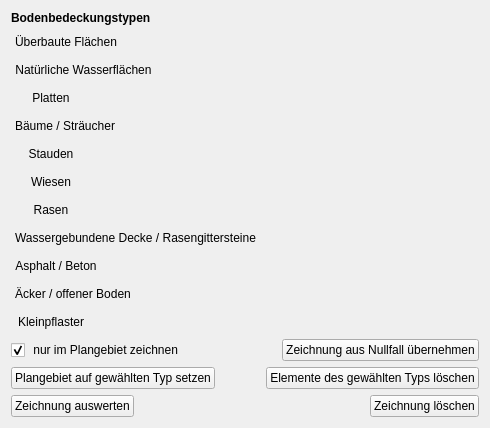
             <widget class="QWidget" name="tab_2">
              <attribute name="title">
               <string>Planfall</string>
              </attribute>
              <layout class="QVBoxLayout" name="verticalLayout_10">
               <item>
                <widget class="QLabel" name="label_5">
                 <property name="font">
                  <font>
                   <weight>75</weight>
                   <bold>true</bold>
                  </font>
                 </property>
                 <property name="text">
                  <string>Bodenbedeckungstypen</string>
                 </property>
                </widget>
               </item>
               <item>
                <widget class="QPushButton" name="planfall_draw_builtup_button">
                 <property name="sizePolicy">
                  <sizepolicy hsizetype="Fixed" vsizetype="Fixed">
                   <horstretch>0</horstretch>
                   <verstretch>0</verstretch>
                  </sizepolicy>
                 </property>
                 <property name="cursor">
                  <cursorShape>PointingHandCursor</cursorShape>
                 </property>
                 <property name="toolTip">
                  <string>&lt;html&gt;&lt;head/&gt;&lt;body&gt;&lt;p&gt;&lt;span style=&quot; font-weight:600;&quot;&gt;Überbaute Flächen&lt;/span&gt;&lt;/p&gt;&lt;p&gt;Startet das Zeichenwerkzeug zum Einzeichnen überbauter Flächen im &lt;span style=&quot; font-style:italic;&quot;&gt;Planfall&lt;/span&gt;. Umriss abschließen mit Doppel- oder Rechtsklick.&lt;/p&gt;&lt;/body&gt;&lt;/html&gt;</string>
                 </property>
                 <property name="text">
                  <string>Überbaute Flächen</string>
                 </property>
                 <property name="icon">
                  <iconset>
                   <normaloff>../images/iconset_mob/20190619_iconset_mob_sealed_surface_1.png</normaloff>
                   <normalon>../images/iconset_mob/20190619_iconset_mob_sealed_surface_2.png</normalon>../images/iconset_mob/20190619_iconset_mob_sealed_surface_1.png</iconset>
                 </property>
                 <property name="iconSize">
                  <size>
                   <width>24</width>
                   <height>24</height>
                  </size>
                 </property>
                 <property name="checkable">
                  <bool>true</bool>
                 </property>
                 <property name="autoExclusive">
                  <bool>false</bool>
                 </property>
                 <property name="flat">
                  <bool>true</bool>
                 </property>
                </widget>
               </item>
               <item>
                <widget class="QPushButton" name="planfall_draw_water_button">
                 <property name="sizePolicy">
                  <sizepolicy hsizetype="Maximum" vsizetype="Fixed">
                   <horstretch>0</horstretch>
                   <verstretch>0</verstretch>
                  </sizepolicy>
                 </property>
                 <property name="cursor">
                  <cursorShape>PointingHandCursor</cursorShape>
                 </property>
                 <property name="toolTip">
                  <string>&lt;html&gt;&lt;head/&gt;&lt;body&gt;&lt;p&gt;&lt;span style=&quot; font-weight:600;&quot;&gt;Natürliche Wasserfläche&lt;/span&gt;&lt;/p&gt;&lt;p&gt;Startet das Zeichenwerkzeug zum Einzeichnen natürlicher Wasserflächen im &lt;span style=&quot; font-style:italic;&quot;&gt;Planfall&lt;/span&gt;. Umriss abschließen mit Doppel- oder Rechtsklick.&lt;/p&gt;&lt;/body&gt;&lt;/html&gt;</string>
                 </property>
                 <property name="text">
                  <string>Natürliche Wasserflächen</string>
                 </property>
                 <property name="icon">
                  <iconset>
                   <normaloff>../images/iconset_mob/20190619_iconset_mob_water_1.png</normaloff>
                   <normalon>../images/iconset_mob/20190619_iconset_mob_water_2.png</normalon>../images/iconset_mob/20190619_iconset_mob_water_1.png</iconset>
                 </property>
                 <property name="iconSize">
                  <size>
                   <width>24</width>
                   <height>24</height>
                  </size>
                 </property>
                 <property name="checkable">
                  <bool>true</bool>
                 </property>
                 <property name="autoExclusive">
                  <bool>false</bool>
                 </property>
                 <property name="flat">
                  <bool>true</bool>
                 </property>
                </widget>
               </item>
               <item>
                <widget class="QPushButton" name="planfall_draw_plates_button">
                 <property name="sizePolicy">
                  <sizepolicy hsizetype="Fixed" vsizetype="Fixed">
                   <horstretch>0</horstretch>
                   <verstretch>0</verstretch>
                  </sizepolicy>
                 </property>
                 <property name="cursor">
                  <cursorShape>PointingHandCursor</cursorShape>
                 </property>
                 <property name="toolTip">
                  <string>&lt;html&gt;&lt;head/&gt;&lt;body&gt;&lt;p&gt;&lt;span style=&quot; font-weight:600;&quot;&gt;Platten&lt;/span&gt;&lt;/p&gt;&lt;p&gt;Startet das Zeichenwerkzeug zum Einzeichnen von mit Platten belegten Flächen im &lt;span style=&quot; font-style:italic;&quot;&gt;Planfall&lt;/span&gt;. Umriss abschließen mit Doppel- oder Rechtsklick.&lt;/p&gt;&lt;/body&gt;&lt;/html&gt;</string>
                 </property>
                 <property name="text">
                  <string>Platten</string>
                 </property>
                 <property name="icon">
                  <iconset>
                   <normaloff>../images/iconset_mob/20190619_iconset_mob_flagstone_1.png</normaloff>
                   <normalon>../images/iconset_mob/20190619_iconset_mob_flagstone_2.png</normalon>../images/iconset_mob/20190619_iconset_mob_flagstone_1.png</iconset>
                 </property>
                 <property name="iconSize">
                  <size>
                   <width>24</width>
                   <height>24</height>
                  </size>
                 </property>
                 <property name="checkable">
                  <bool>true</bool>
                 </property>
                 <property name="autoExclusive">
                  <bool>false</bool>
                 </property>
                 <property name="flat">
                  <bool>true</bool>
                 </property>
                </widget>
               </item>
               <item>
                <widget class="QPushButton" name="planfall_draw_trees_button">
                 <property name="sizePolicy">
                  <sizepolicy hsizetype="Fixed" vsizetype="Fixed">
                   <horstretch>0</horstretch>
                   <verstretch>0</verstretch>
                  </sizepolicy>
                 </property>
                 <property name="cursor">
                  <cursorShape>PointingHandCursor</cursorShape>
                 </property>
                 <property name="toolTip">
                  <string>&lt;html&gt;&lt;head/&gt;&lt;body&gt;&lt;p&gt;&lt;span style=&quot; font-weight:600;&quot;&gt;Bäume oder Sträucher&lt;/span&gt;&lt;/p&gt;&lt;p&gt;Startet das Zeichenwerkzeug zum Einzeichnen von Flächen mit Bäumen oder Sträuchern im &lt;span style=&quot; font-style:italic;&quot;&gt;Planfall&lt;/span&gt;. Umriss abschließen mit Doppel- oder Rechtsklick.&lt;/p&gt;&lt;/body&gt;&lt;/html&gt;</string>
                 </property>
                 <property name="text">
                  <string>Bäume / Sträucher</string>
                 </property>
                 <property name="icon">
                  <iconset>
                   <normaloff>../images/iconset_mob/20190619_iconset_mob_trees_1.png</normaloff>
                   <normalon>../images/iconset_mob/20190619_iconset_mob_trees_2.png</normalon>../images/iconset_mob/20190619_iconset_mob_trees_1.png</iconset>
                 </property>
                 <property name="iconSize">
                  <size>
                   <width>24</width>
                   <height>24</height>
                  </size>
                 </property>
                 <property name="checkable">
                  <bool>true</bool>
                 </property>
                 <property name="autoExclusive">
                  <bool>false</bool>
                 </property>
                 <property name="flat">
                  <bool>true</bool>
                 </property>
                </widget>
               </item>
               <item>
                <widget class="QPushButton" name="planfall_draw_perennial_button">
                 <property name="sizePolicy">
                  <sizepolicy hsizetype="Fixed" vsizetype="Fixed">
                   <horstretch>0</horstretch>
                   <verstretch>0</verstretch>
                  </sizepolicy>
                 </property>
                 <property name="cursor">
                  <cursorShape>PointingHandCursor</cursorShape>
                 </property>
                 <property name="toolTip">
                  <string>&lt;html&gt;&lt;head/&gt;&lt;body&gt;&lt;p&gt;&lt;span style=&quot; font-weight:600;&quot;&gt;Stauden&lt;/span&gt;&lt;/p&gt;&lt;p&gt;Startet das Zeichenwerkzeug zum Einzeichnen von Flächen mit Stauden. Umriss abschließen mit Doppelklick.&lt;/p&gt;&lt;/body&gt;&lt;/html&gt;</string>
                 </property>
                 <property name="text">
                  <string>Stauden</string>
                 </property>
                 <property name="icon">
                  <iconset>
                   <normaloff>../images/iconset_mob/20190619_iconset_mob_perennial_herb_1.png</normaloff>
                   <normalon>../images/iconset_mob/20190619_iconset_mob_perennial_herb_2.png</normalon>../images/iconset_mob/20190619_iconset_mob_perennial_herb_1.png</iconset>
                 </property>
                 <property name="iconSize">
                  <size>
                   <width>24</width>
                   <height>24</height>
                  </size>
                 </property>
                 <property name="checkable">
                  <bool>true</bool>
                 </property>
                 <property name="autoExclusive">
                  <bool>false</bool>
                 </property>
                 <property name="flat">
                  <bool>true</bool>
                 </property>
                </widget>
               </item>
               <item>
                <widget class="QPushButton" name="planfall_draw_meadow_button">
                 <property name="sizePolicy">
                  <sizepolicy hsizetype="Fixed" vsizetype="Fixed">
                   <horstretch>0</horstretch>
                   <verstretch>0</verstretch>
                  </sizepolicy>
                 </property>
                 <property name="cursor">
                  <cursorShape>PointingHandCursor</cursorShape>
                 </property>
                 <property name="toolTip">
                  <string>&lt;html&gt;&lt;head/&gt;&lt;body&gt;&lt;p&gt;&lt;span style=&quot; font-weight:600;&quot;&gt;Wiese&lt;/span&gt;&lt;/p&gt;&lt;p&gt;Startet das Zeichenwerkzeug zum Einzeichnen von Flächen mit Wiesen im &lt;span style=&quot; font-style:italic;&quot;&gt;Planfall&lt;/span&gt;. Umriss abschließen mit Doppel- oder Rechtsklick.&lt;/p&gt;&lt;/body&gt;&lt;/html&gt;</string>
                 </property>
                 <property name="text">
                  <string>Wiesen</string>
                 </property>
                 <property name="icon">
                  <iconset>
                   <normaloff>../images/iconset_mob/20190619_iconset_mob_meadow_1.png</normaloff>
                   <normalon>../images/iconset_mob/20190619_iconset_mob_meadow_2.png</normalon>../images/iconset_mob/20190619_iconset_mob_meadow_1.png</iconset>
                 </property>
                 <property name="iconSize">
                  <size>
                   <width>24</width>
                   <height>24</height>
                  </size>
                 </property>
                 <property name="checkable">
                  <bool>true</bool>
                 </property>
                 <property name="autoExclusive">
                  <bool>false</bool>
                 </property>
                 <property name="flat">
                  <bool>true</bool>
                 </property>
                </widget>
               </item>
               <item>
                <widget class="QPushButton" name="planfall_draw_lawn_button">
                 <property name="sizePolicy">
                  <sizepolicy hsizetype="Fixed" vsizetype="Fixed">
                   <horstretch>0</horstretch>
                   <verstretch>0</verstretch>
                  </sizepolicy>
                 </property>
                 <property name="cursor">
                  <cursorShape>PointingHandCursor</cursorShape>
                 </property>
                 <property name="toolTip">
                  <string>&lt;html&gt;&lt;head/&gt;&lt;body&gt;&lt;p&gt;&lt;span style=&quot; font-weight:600;&quot;&gt;Rasen&lt;/span&gt;&lt;/p&gt;&lt;p&gt;Startet das Zeichenwerkzeug zum Einzeichnen von Flächen mit Rasen im &lt;span style=&quot; font-style:italic;&quot;&gt;Planfall&lt;/span&gt;. Umriss abschließen mit Doppel- oder Rechtsklick.&lt;/p&gt;&lt;/body&gt;&lt;/html&gt;</string>
                 </property>
                 <property name="text">
                  <string>Rasen</string>
                 </property>
                 <property name="icon">
                  <iconset>
                   <normaloff>../images/iconset_mob/20190619_iconset_mob_lawn_1.png</normaloff>
                   <normalon>../images/iconset_mob/20190619_iconset_mob_lawn_2.png</normalon>../images/iconset_mob/20190619_iconset_mob_lawn_1.png</iconset>
                 </property>
                 <property name="iconSize">
                  <size>
                   <width>24</width>
                   <height>24</height>
                  </size>
                 </property>
                 <property name="checkable">
                  <bool>true</bool>
                 </property>
                 <property name="autoExclusive">
                  <bool>false</bool>
                 </property>
                 <property name="flat">
                  <bool>true</bool>
                 </property>
                </widget>
               </item>
               <item>
                <widget class="QPushButton" name="planfall_draw_cover_button">
                 <property name="sizePolicy">
                  <sizepolicy hsizetype="Fixed" vsizetype="Fixed">
                   <horstretch>0</horstretch>
                   <verstretch>0</verstretch>
                  </sizepolicy>
                 </property>
                 <property name="cursor">
                  <cursorShape>PointingHandCursor</cursorShape>
                 </property>
                 <property name="toolTip">
                  <string>&lt;html&gt;&lt;head/&gt;&lt;body&gt;&lt;p&gt;&lt;span style=&quot; font-weight:600;&quot;&gt;Wassergebundene Decke oder Rasengittersteine&lt;/span&gt;&lt;/p&gt;&lt;p&gt;Startet das Zeichenwerkzeug zum Einzeichnen von Flächen mit wassergebundener Decke oder Rasengittersteinen im &lt;span style=&quot; font-style:italic;&quot;&gt;Planfall&lt;/span&gt;. Umriss abschließen mit Doppel- oder Rechtsklick.&lt;/p&gt;&lt;/body&gt;&lt;/html&gt;</string>
                 </property>
                 <property name="text">
                  <string>Wassergebundene Decke / Rasengittersteine</string>
                 </property>
                 <property name="icon">
                  <iconset>
                   <normaloff>../images/iconset_mob/20190619_iconset_mob_gravel_1.png</normaloff>
                   <normalon>../images/iconset_mob/20190619_iconset_mob_gravel_2.png</normalon>../images/iconset_mob/20190619_iconset_mob_gravel_1.png</iconset>
                 </property>
                 <property name="iconSize">
                  <size>
                   <width>24</width>
                   <height>24</height>
                  </size>
                 </property>
                 <property name="checkable">
                  <bool>true</bool>
                 </property>
                 <property name="autoExclusive">
                  <bool>false</bool>
                 </property>
                 <property name="flat">
                  <bool>true</bool>
                 </property>
                </widget>
               </item>
               <item>
                <widget class="QPushButton" name="planfall_draw_concrete_button">
                 <property name="sizePolicy">
                  <sizepolicy hsizetype="Fixed" vsizetype="Fixed">
                   <horstretch>0</horstretch>
                   <verstretch>0</verstretch>
                  </sizepolicy>
                 </property>
                 <property name="cursor">
                  <cursorShape>PointingHandCursor</cursorShape>
                 </property>
                 <property name="toolTip">
                  <string>&lt;html&gt;&lt;head/&gt;&lt;body&gt;&lt;p&gt;&lt;span style=&quot; font-weight:600;&quot;&gt;Asphalt oder Beton&lt;/span&gt;&lt;/p&gt;&lt;p&gt;Startet das Zeichenwerkzeug zum Einzeichnen von Flächen mit Asphalt oder Beton im &lt;span style=&quot; font-style:italic;&quot;&gt;Planfall&lt;/span&gt;. Umriss abschließen mit Doppel- oder Rechtsklick.&lt;/p&gt;&lt;/body&gt;&lt;/html&gt;</string>
                 </property>
                 <property name="text">
                  <string>Asphalt / Beton</string>
                 </property>
                 <property name="icon">
                  <iconset>
                   <normaloff>../images/iconset_mob/20190619_iconset_mob_asphalt_1.png</normaloff>
                   <normalon>../images/iconset_mob/20190619_iconset_mob_asphalt_2.png</normalon>../images/iconset_mob/20190619_iconset_mob_asphalt_1.png</iconset>
                 </property>
                 <property name="iconSize">
                  <size>
                   <width>24</width>
                   <height>24</height>
                  </size>
                 </property>
                 <property name="checkable">
                  <bool>true</bool>
                 </property>
                 <property name="autoExclusive">
                  <bool>false</bool>
                 </property>
                 <property name="flat">
                  <bool>true</bool>
                 </property>
                </widget>
               </item>
               <item>
                <widget class="QPushButton" name="planfall_draw_field_button">
                 <property name="sizePolicy">
                  <sizepolicy hsizetype="Fixed" vsizetype="Fixed">
                   <horstretch>0</horstretch>
                   <verstretch>0</verstretch>
                  </sizepolicy>
                 </property>
                 <property name="cursor">
                  <cursorShape>PointingHandCursor</cursorShape>
                 </property>
                 <property name="toolTip">
                  <string>&lt;html&gt;&lt;head/&gt;&lt;body&gt;&lt;p&gt;&lt;span style=&quot; font-weight:600;&quot;&gt;Offener Boden, Acker&lt;/span&gt;&lt;/p&gt;&lt;p&gt;Startet das Zeichenwerkzeug zum Einzeichnen von Flächen mit offenem Boden oder Acker im &lt;span style=&quot; font-style:italic;&quot;&gt;Planfall&lt;/span&gt;. Umriss abschließen mit Doppel- oder Rechtsklick.&lt;/p&gt;&lt;/body&gt;&lt;/html&gt;</string>
                 </property>
                 <property name="text">
                  <string>Äcker / offener Boden</string>
                 </property>
                 <property name="icon">
                  <iconset>
                   <normaloff>../images/iconset_mob/20190619_iconset_mob_field_1.png</normaloff>
                   <normalon>../images/iconset_mob/20190619_iconset_mob_field_2.png</normalon>../images/iconset_mob/20190619_iconset_mob_field_1.png</iconset>
                 </property>
                 <property name="iconSize">
                  <size>
                   <width>24</width>
                   <height>24</height>
                  </size>
                 </property>
                 <property name="checkable">
                  <bool>true</bool>
                 </property>
                 <property name="autoExclusive">
                  <bool>false</bool>
                 </property>
                 <property name="flat">
                  <bool>true</bool>
                 </property>
                </widget>
               </item>
               <item>
                <widget class="QPushButton" name="planfall_draw_paving_button">
                 <property name="sizePolicy">
                  <sizepolicy hsizetype="Fixed" vsizetype="Fixed">
                   <horstretch>0</horstretch>
                   <verstretch>0</verstretch>
                  </sizepolicy>
                 </property>
                 <property name="cursor">
                  <cursorShape>PointingHandCursor</cursorShape>
                 </property>
                 <property name="toolTip">
                  <string>&lt;html&gt;&lt;head/&gt;&lt;body&gt;&lt;p&gt;&lt;span style=&quot; font-weight:600;&quot;&gt;Kleinpflaster&lt;/span&gt;&lt;/p&gt;&lt;p&gt;Startet das Zeichenwerkzeug zum Einzeichnen von Flächen mit Kleinpflaster im &lt;span style=&quot; font-style:italic;&quot;&gt;Planfall&lt;/span&gt;. Umriss abschließen mit Doppel- oder Rechtsklick.&lt;/p&gt;&lt;/body&gt;&lt;/html&gt;</string>
                 </property>
                 <property name="text">
                  <string>Kleinpflaster</string>
                 </property>
                 <property name="icon">
                  <iconset>
                   <normaloff>../images/iconset_mob/20190619_iconset_mob_pavement_1.png</normaloff>
                   <normalon>../images/iconset_mob/20190619_iconset_mob_pavement_2.png</normalon>../images/iconset_mob/20190619_iconset_mob_pavement_1.png</iconset>
                 </property>
                 <property name="iconSize">
                  <size>
                   <width>24</width>
                   <height>24</height>
                  </size>
                 </property>
                 <property name="checkable">
                  <bool>true</bool>
                 </property>
                 <property name="autoExclusive">
                  <bool>false</bool>
                 </property>
                 <property name="flat">
                  <bool>true</bool>
                 </property>
                </widget>
               </item>
               <item>
                <layout class="QHBoxLayout" name="horizontalLayout_8">
                 <item>
                  <widget class="QCheckBox" name="planfall_in_area_only_check">
                   <property name="toolTip">
                    <string>&lt;html&gt;&lt;head/&gt;&lt;body&gt;&lt;p&gt;&lt;span style=&quot; font-weight:600;&quot;&gt;Nur im Plangebiet zeichnen&lt;/span&gt;&lt;/p&gt;&lt;p&gt;Beschränkt die Zeichnung auf die Grenzen des Plangebietes. Wird ausserhalb gezeichnet, werden die entsprechenden Stellen an den Grenzen des Plangebietes abgeschnitten.&lt;/p&gt;&lt;/body&gt;&lt;/html&gt;</string>
                   </property>
                   <property name="text">
                    <string> nur im Plangebiet zeichnen</string>
                   </property>
                   <property name="checked">
                    <bool>true</bool>
                   </property>
                  </widget>
                 </item>
                 <item>
                  <spacer name="horizontalSpacer_7">
                   <property name="orientation">
                    <enum>Qt::Horizontal</enum>
                   </property>
                   <property name="sizeHint" stdset="0">
                    <size>
                     <width>40</width>
                     <height>20</height>
                    </size>
                   </property>
                  </spacer>
                 </item>
                 <item>
                  <widget class="QPushButton" name="import_nullfall_button">
                   <property name="toolTip">
                    <string>&lt;html&gt;&lt;head/&gt;&lt;body&gt;&lt;p&gt;&lt;span style=&quot; font-weight:600;&quot;&gt;Zeichnung aus Nullfall übernehmen&lt;/span&gt;&lt;/p&gt;&lt;p&gt;Überträgt die kompletten Zeichnung des Nullfalls in den Planfall. &lt;br&gt;Bereits im &lt;span style=&quot; font-style:italic;&quot;&gt;Planfall&lt;/span&gt; gezeichnete Flächen werden hierbei überschrieben.&lt;/p&gt;&lt;/body&gt;&lt;/html&gt;</string>
                   </property>
                   <property name="text">
                    <string>Zeichnung aus Nullfall übernehmen</string>
                   </property>
                  </widget>
                 </item>
                </layout>
               </item>
               <item>
                <layout class="QHBoxLayout" name="horizontalLayout_2">
                 <item>
                  <widget class="QPushButton" name="planfall_apply_type_button">
                   <property name="toolTip">
                    <string>&lt;html&gt;&lt;head/&gt;&lt;body&gt;&lt;p&gt;&lt;span style=&quot; font-weight:600;&quot;&gt;Plangebiet auf gewählten Typ setzen&lt;/span&gt;&lt;/p&gt;&lt;p&gt;Setzt das gesamten Plangebiet auf den Typ des gewählten Zeichenwerkzeuges im &lt;span style=&quot; font-style:italic;&quot;&gt;Planfall&lt;/span&gt;. &lt;br/&gt;Erfordert ein ausgewähltes Zeichenwerkzeug.&lt;/p&gt;&lt;/body&gt;&lt;/html&gt;</string>
                   </property>
                   <property name="text">
                    <string>Plangebiet auf gewählten Typ setzen</string>
                   </property>
                  </widget>
                 </item>
                 <item>
                  <spacer name="horizontalSpacer_10">
                   <property name="orientation">
                    <enum>Qt::Horizontal</enum>
                   </property>
                   <property name="sizeType">
                    <enum>QSizePolicy::Fixed</enum>
                   </property>
                   <property name="sizeHint" stdset="0">
                    <size>
                     <width>5</width>
                     <height>20</height>
                    </size>
                   </property>
                  </spacer>
                 </item>
                 <item>
                  <spacer name="horizontalSpacer_8">
                   <property name="orientation">
                    <enum>Qt::Horizontal</enum>
                   </property>
                   <property name="sizeHint" stdset="0">
                    <size>
                     <width>40</width>
                     <height>20</height>
                    </size>
                   </property>
                  </spacer>
                 </item>
                 <item>
                  <widget class="QPushButton" name="planfall_remove_type_button">
                   <property name="toolTip">
                    <string>&lt;html&gt;&lt;head/&gt;&lt;body&gt;&lt;p&gt;&lt;span style=&quot; font-weight:600;&quot;&gt;Elemente des gewählten Typs löschen&lt;/span&gt;&lt;/p&gt;&lt;p&gt;Löscht alle im &lt;span style=&quot; font-style:italic;&quot;&gt;Planfall&lt;/span&gt; eingezeichneten Flächen des gewählten Typs.&lt;br&gt;Erfordert ein ausgewähltes Zeichenwerkzeug.&lt;/p&gt;&lt;/body&gt;&lt;/html&gt;</string>
                   </property>
                   <property name="text">
                    <string>Elemente des gewählten Typs löschen</string>
                   </property>
                   <property name="icon">
                    <iconset>
                     <normalon>../images/iconset_mob/20190619_iconset_mob_delete_1.png</normalon>
                    </iconset>
                   </property>
                  </widget>
                 </item>
                </layout>
               </item>
               <item>
                <layout class="QHBoxLayout" name="horizontalLayout_9">
                 <property name="topMargin">
                  <number>0</number>
                 </property>
                 <item>
                  <widget class="QPushButton" name="planfall_analyse_drawing_button">
                   <property name="sizePolicy">
                    <sizepolicy hsizetype="Fixed" vsizetype="Fixed">
                     <horstretch>0</horstretch>
                     <verstretch>0</verstretch>
                    </sizepolicy>
                   </property>
                   <property name="toolTip">
                    <string>&lt;html&gt;&lt;head/&gt;&lt;body&gt;&lt;p&gt;&lt;span style=&quot; font-weight:600;&quot;&gt;Zeichnung auswerten&lt;/span&gt;&lt;/p&gt;&lt;p&gt;Tabelle mit den aktuellen Anteilen der Bodenbedeckungstypen in der Zeichnung für den &lt;span style=&quot; font-style:italic;&quot;&gt;Planfall&lt;/span&gt; anzeigen.&lt;/p&gt;&lt;/body&gt;&lt;/html&gt;</string>
                   </property>
                   <property name="layoutDirection">
                    <enum>Qt::LeftToRight</enum>
                   </property>
                   <property name="text">
                    <string>Zeichnung auswerten</string>
                   </property>
                   <property name="icon">
                    <iconset>
                     <normaloff>../images/iconset_mob/20190619_iconset_mob_calculate_values_1.png</normaloff>../images/iconset_mob/20190619_iconset_mob_calculate_values_1.png</iconset>
                   </property>
                   <property name="iconSize">
                    <size>
                     <width>16</width>
                     <height>16</height>
                    </size>
                   </property>
                  </widget>
                 </item>
                 <item>
                  <spacer name="horizontalSpacer_11">
                   <property name="orientation">
                    <enum>Qt::Horizontal</enum>
                   </property>
                   <property name="sizeHint" stdset="0">
                    <size>
                     <width>40</width>
                     <height>20</height>
                    </size>
                   </property>
                  </spacer>
                 </item>
                 <item>
                  <widget class="QPushButton" name="planfall_remove_drawing_button">
                   <property name="sizePolicy">
                    <sizepolicy hsizetype="Fixed" vsizetype="Fixed">
                     <horstretch>0</horstretch>
                     <verstretch>0</verstretch>
                    </sizepolicy>
                   </property>
                   <property name="toolTip">
                    <string>&lt;html&gt;&lt;head/&gt;&lt;body&gt;&lt;p&gt;&lt;span style=&quot; font-weight:600;&quot;&gt;Zeichnung löschen&lt;/span&gt;&lt;/p&gt;&lt;p&gt;Löscht alle bisher im &lt;span style=&quot; font-style:italic;&quot;&gt;Planfall&lt;/span&gt; eingezeichneten Bodenbedeckungen.&lt;/p&gt;&lt;/body&gt;&lt;/html&gt;</string>
                   </property>
                   <property name="layoutDirection">
                    <enum>Qt::LeftToRight</enum>
                   </property>
                   <property name="text">
                    <string>Zeichnung löschen</string>
                   </property>
                   <property name="icon">
                    <iconset>
                     <normaloff>../images/iconset_mob/20190619_iconset_mob_delete_1.png</normaloff>../images/iconset_mob/20190619_iconset_mob_delete_1.png</iconset>
                   </property>
                   <property name="iconSize">
                    <size>
                     <width>16</width>
                     <height>16</height>
                    </size>
                   </property>
                  </widget>
                 </item>
                </layout>
               </item>
              </layout>
             </widget>
